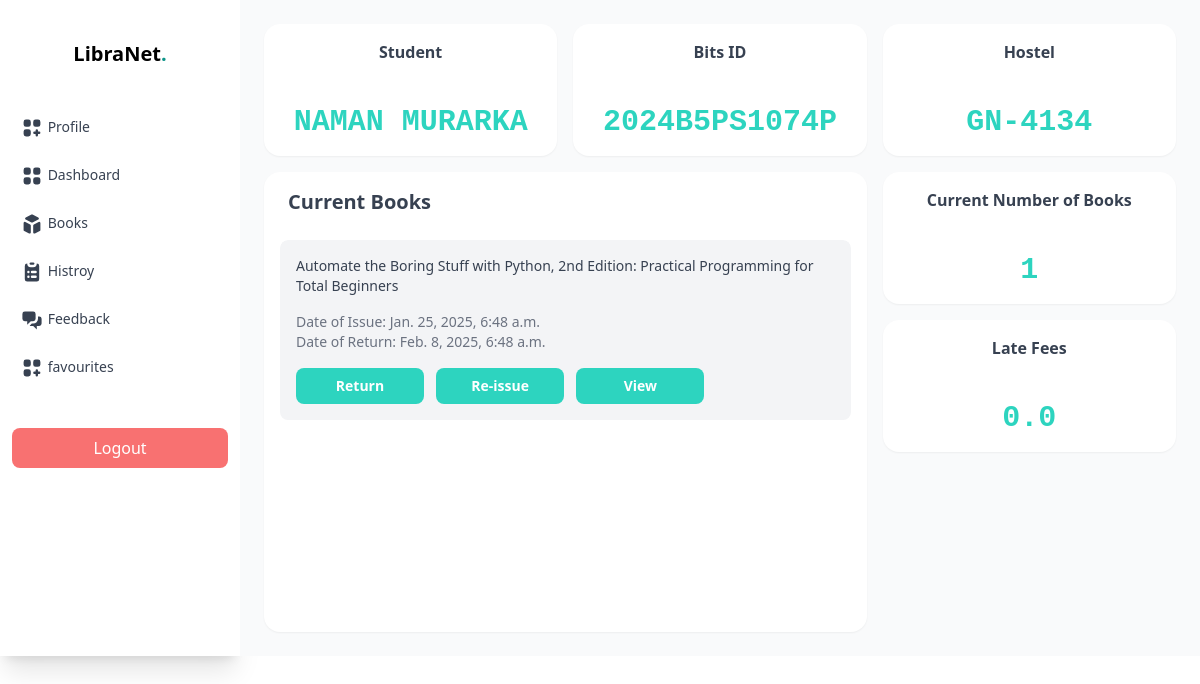
Page /student_dashboard/ (signed in) on the earlier database version.
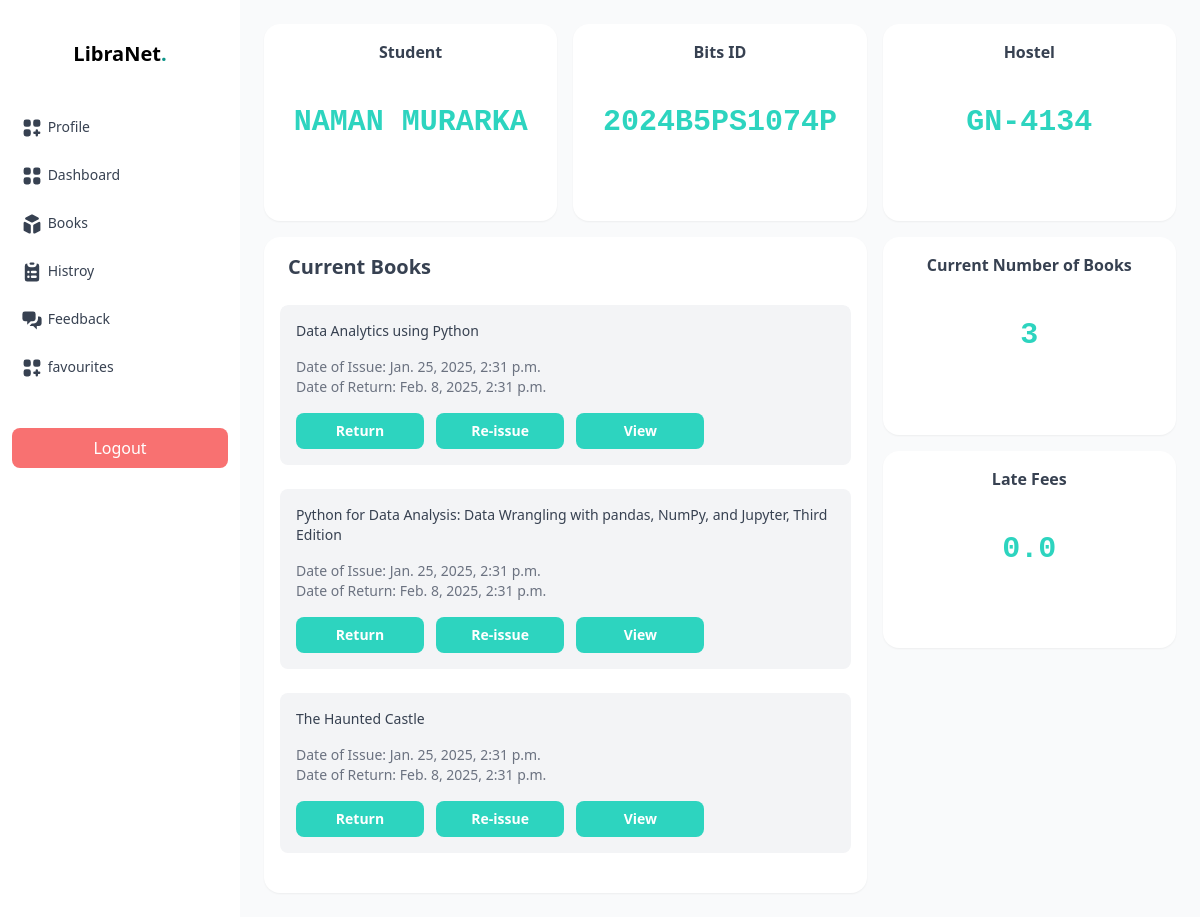
Same page on the later database version.
### users/models.py (models this page shows, shortened)
class Student(models.Model):
    user = models.OneToOneField(User, on_delete=models.CASCADE)
    student_uid = models.CharField(max_length=100, unique=True)
    student_name =models.CharField(max_length=100)
    bits_id = models.CharField(max_length=13, unique=True)
    hostel = models.CharField(max_length=7)

class BorrowRecord(models.Model):
    record_id = models.UUIDField(primary_key=True, editable=False, default=uuid.uuid4)
    student = models.ForeignKey(Student, on_delete=models.CASCADE)
    book = models.ForeignKey(Book, on_delete=models.CASCADE)
    borrow_date = models.DateTimeField(default=now)
    return_date = models.DateTimeField(default=date_estimation)
    returned = models.BooleanField(default=False)
    late_fees = models.FloatField(default=0.0)

class Book(models.Model):
    title = models.CharField(max_length=255)
    author = models.CharField(max_length=255)
    isbn = models.CharField(max_length=14, unique=True)
    book_cover_image = models.ImageField(upload_to='book_covers/', null=True, blank=True)
    total_copies = models.PositiveIntegerField()
    available_copies = models.PositiveIntegerField()

### users/decorators.py (the view)
        @login_required
        def _wrapped_view(request, *args, **kwargs):
            if not request.user.groups.filter(name=group_name).exists():
                return HttpResponseForbidden("You do not have permission to access this page.")
            return view_func(request, *args, **kwargs)

### users/views.py (called while the page is built)
def get_student(request):
    social_account = SocialAccount.objects.get(user=request.user, provider='google')
    google_uid = social_account.uid
    student = get_object_or_404(Student, student_uid=google_uid)
    return student

@group_required('Student')
def student_dashboard(request):
    student = get_student(request)
    current_books = BorrowRecord.objects.all().filter(student=student, returned=False)
    total_fees = 0
    for book in current_books:
        total_fees += book.late_fees
    return render(
        request,
        'student_dashboard.html',
        {
            'student' : student,
            'current_books' : current_books.count(),
            'total_fees' : total_fees,
            'records' : BorrowRecord.objects.filter(student=student, returned = False)
        },
    )

### users/templates/student_dashboard.html
{% extends 'student_layout.html' %}
{% block content %}
<div class="flex-1 p-6 w-full h-[100vh] bg-gray-50 text-gray-700">
    <div class="grid grid-rows-4 grid-cols-3 gap-4 h-full w-full">
        <div class="bg-white shadow-sm rounded-2xl p-4 text-center font-bold">
            <p>Student</p>
            <p class="flex text-3xl justify-center items-center mt-10 text-teal-400 font-mono">{{ student.student_name }}</p>
        </div>
        <div class="bg-white shadow-sm rounded-2xl p-4 text-center font-bold">
            <p>Bits ID</p>
            <p class="flex text-3xl justify-center items-center mt-10 text-teal-400 font-mono">{{ student.bits_id }}</p>
        </div>
        <div class="bg-white shadow-sm rounded-2xl p-4 text-center font-bold">
            <p>Hostel</p>
            <p class="flex text-3xl justify-center items-center mt-10 text-teal-400 font-mono">{{ student.hostel }}</p>
        </div>
        <div class="bg-white shadow-sm rounded-2xl p-4 col-span-2 row-span-5">
            <p class="text-gray-700 font-bold text-xl mb-6 ml-2">Current Books</p>
            <div class="h-[62vh] overflow-y-scroll rounded-lg">
                {% for record in records %}
                <div class="bg-gray-100 rounded-lg p-4 mb-6">
                    <p class="text-sm text-gray-700 mb-4">{{ record.book.title }}</p>
                    <div class="text-sm text-gray-500">Date of Issue: {{ record.borrow_date }}</div>
                    <div class="text-sm text-gray-500">Date of Return: {{ record.return_date }}</div>
                    <a href="{% url 'users:return_book' record.record_id %}">
                        <button class="text-sm font-bold bg-teal-400 rounded-lg w-32 p-2 mt-4 mr-2 text-white hover:scale-105 duration-200">Return</button>
                    </a>
                    <a href="{% url 'users:reissue_book' record.record_id %}">
                        <button class="text-sm font-bold bg-teal-400 rounded-lg w-32 p-2 mt-4 mr-2 text-white hover:scale-105 duration-200">Re-issue</button>
                    </a>
                    <a href="{% url 'users:student_book_details' record.book.isbn %}">
                        <button class="text-sm font-bold bg-teal-400 rounded-lg w-32 p-2 mt-4 mr-2 text-white hover:scale-105 duration-200">View</button>
                    </a>
                </div>
                {% endfor %}
            </div>
        </div>
        <div class="bg-white shadow-sm rounded-2xl p-4 text-center font-bold">
            <p>Current Number of Books</p>
            <p class="flex text-3xl justify-center items-center mt-10 text-teal-400 font-mono">{{ current_books }}</p>
        </div>
        <div class="bg-white shadow-sm rounded-2xl p-4 text-center font-bold">
            <p>Late Fees</p>
            <p class="flex text-3xl justify-center items-center mt-10 text-teal-400 font-mono">{{ total_fees }}</p>
        </div>
    </div>
</div>
{% endblock %}

### theme/templates/student_layout.html (shortened to what this page needs)
{% load static tailwind_tags %}
{% load static %}
<!doctype html>
<html>
<head>
  {% tailwind_css %}
</head>
<body class="font-poppins antialiased">
  <div id="view" class="h-[100vh] flex z-10">
    <div
      id="sidebar"
      class="bg-white justify-center h-[100vh] shadow-xl px-3 w-30 md:w-60 lg:w-60 shrink-0 overflow-x-hidden transition-transform duration-300 ease-in-out"
      x-data="{ sidenav: true }"
      x-show="sidenav"
    >
      <div class="space-y-6 md:space-y-10 mt-10">
        <h1 class="hidden md:block font-bold text-sm md:text-xl text-center">
          LibraNet<span class="text-teal-600">.</span>
        </h1>
        <div id="menu" class="flex flex-col space-y-2">
          <a
                    href="{% url 'users:student_info' %}"
                    class="text-sm font-medium text-gray-700 py-2 px-2 hover:bg-teal-500 hover:text-white hover:scale-105 rounded-md transition duration-150 ease-in-out"
                  >
                    <span class="">Profile</span>
                  </a>
          <a href="{% url 'users:student_dashboard' %}"
          class="text-sm font-medium text-gray-700 py-2 px-2 hover:bg-teal-500 hover:text-white rounded-md transition duration-150 ease-in-out">
            <span class="">Dashboard</span>
          </a>
          <a
                    href="{% url 'users:student_search_books' %}"
                    class="text-sm font-medium text-gray-700 py-2 px-2 hover:bg-teal-500 hover:text-white hover:scale-105 rounded-md transition duration-150 ease-in-out"
                  >
                    <span class="">Books</span>
                  </a>
                  <a
                    href="{% url 'users:student_history' %}"
                    class="text-sm font-medium text-gray-700 py-2 px-2 hover:bg-teal-500 hover:text-white hover:scale-105 rounded-md transition duration-150 ease-in-out"
                  >
                    <span class="">Histroy</span>
                  </a>
                  <a
                    href="{% url 'users:student_feedback' %}"
                    class="text-sm font-medium text-gray-700 py-2 px-2 hover:bg-teal-500 hover:text-white hover:scale-105 rounded-md transition duration-150 ease-in-out"
                  >
                    <span class="">Feedback</span>
                  </a>
                  <a
                    href="{% url 'users:student_favourites' %}"
                    class="text-sm font-medium text-gray-700 py-2 px-2 hover:bg-teal-500 hover:text-white hover:scale-105 rounded-md transition duration-150 ease-in-out"
                  >
                    <span class="">favourites</span>
                  </a>
        </div>
        <a href="{% url 'users:logout' %}"><button class="w-full my-10 p-2 text-md bg-red-400 text-white hover:scale-105 duration-150 rounded-lg">Logout</button></a>
      </div>
    </div>
    {% block content %}
    {% endblock %}
</body>
</html>

Differences in the rows shown:
no longer on this page (row edited): BorrowRecord: book "Automate the Boring Stuff with Python, 2nd Edition: Practical Programming for Total Beginners", borrow_date "Jan. 25, 2025, 6:48 a.m.", return_date "Feb. 8, 2025, 6:48 a.m."
added BorrowRecord: book "Data Analytics using Python", borrow_date "Jan. 25, 2025, 2:31 p.m.", return_date "Feb. 8, 2025, 2:31 p.m."
added BorrowRecord: book "Python for Data Analysis: Data Wrangling with pandas, NumPy, and Jupyter, Third Edition", borrow_date "Jan. 25, 2025, 2:31 p.m.", return_date "Feb. 8, 2025, 2:31 p.m."
added BorrowRecord: book "The Haunted Castle", borrow_date "Jan. 25, 2025, 2:31 p.m.", return_date "Feb. 8, 2025, 2:31 p.m."
Other differences:
{{ current_books }}: "1" → "3"
